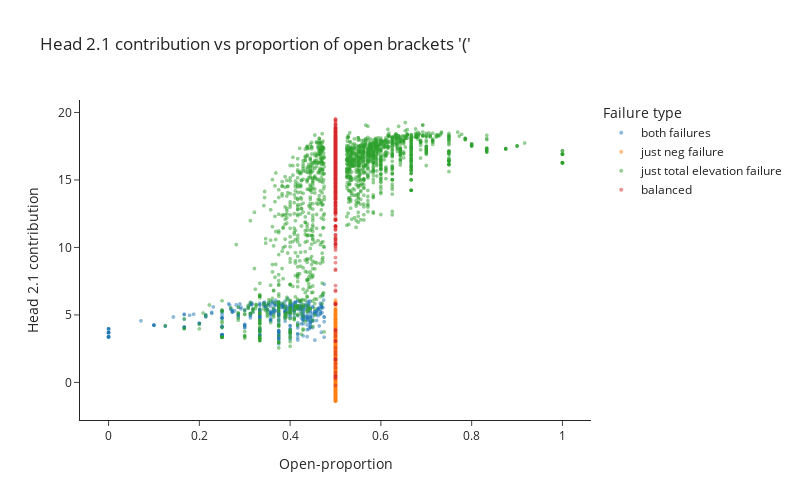

Write notebook code for a chart like this one.
### Code cell
# print(list(failure_types_dict.values())[0].shape)
if MAIN:
    fig = px.scatter(
        x=data.open_proportion, y=h21_in_d, color=failure_types, 
        title="Head 2.1 contribution vs proportion of open brackets '('", template="simple_white", height=500, width=800,
        labels={"x": "Open-proportion", "y": "Head 2.1 contribution"}, category_orders={"color": failure_types_dict.keys()}
    ).update_traces(marker_size=4, opacity=0.5).update_layout(legend_title_text='Failure type')
    fig.show()

### Figure 1 — Plotly figure (JSON) as saved in the notebook; plotly's stock layout.template omitted (floating-point values rounded to 4 significant figures; data arrays with more than 128 entries replaced by an {"elided": "..."} marker saying what was removed)
{"data": [{"hovertemplate": "color=both failures<br>Open-proportion=%{x}<br>Head 2.1 contribution=%{y}<extra></extra>", "legendgroup": "both failures", "marker": {"color": "#1F77B4", "size": 4, "symbol": "circle"}, "mode": "markers", "name": "both failures", "opacity": 0.5, "showlegend": true, "type": "scattergl", "x": {"elided": "481 float values"}, "xaxis": "x", "y": {"elided": "481 float values"}, "yaxis": "y"}, {"hovertemplate": "color=just neg failure<br>Open-proportion=%{x}<br>Head 2.1 contribution=%{y}<extra></extra>", "legendgroup": "just neg failure", "marker": {"color": "#FF7F0E", "size": 4, "symbol": "circle"}, "mode": "markers", "name": "just neg failure", "opacity": 0.5, "showlegend": true, "type": "scattergl", "x": {"elided": "2284 float values"}, "xaxis": "x", "y": {"elided": "2284 float values"}, "yaxis": "y"}, {"hovertemplate": "color=just total elevation failure<br>Open-proportion=%{x}<br>Head 2.1 contribution=%{y}<extra></extra>", "legendgroup": "just total elevation failure", "marker": {"color": "#2CA02C", "size": 4, "symbol": "circle"}, "mode": "markers", "name": "just total elevation failure", "opacity": 0.5, "showlegend": true, "type": "scattergl", "x": {"elided": "1723 float values"}, "xaxis": "x", "y": {"elided": "1723 float values"}, "yaxis": "y"}, {"hovertemplate": "color=balanced<br>Open-proportion=%{x}<br>Head 2.1 contribution=%{y}<extra></extra>", "legendgroup": "balanced", "marker": {"color": "#D62728", "size": 4, "symbol": "circle"}, "mode": "markers", "name": "balanced", "opacity": 0.5, "showlegend": true, "type": "scattergl", "x": {"elided": "512 float values"}, "xaxis": "x", "y": {"elided": "512 float values"}, "yaxis": "y"}], "layout": {"height": 500, "legend": {"title": {"text": "Failure type"}, "tracegroupgap": 0}, "title": {"text": "Head 2.1 contribution vs proportion of open brackets '('"}, "width": 800, "xaxis": {"anchor": "y", "domain": [0, 1], "title": {"text": "Open-proportion"}}, "yaxis": {"anchor": "x", "domain": [0, 1], "title": {"text": "Head 2.1 contribution"}}}}
